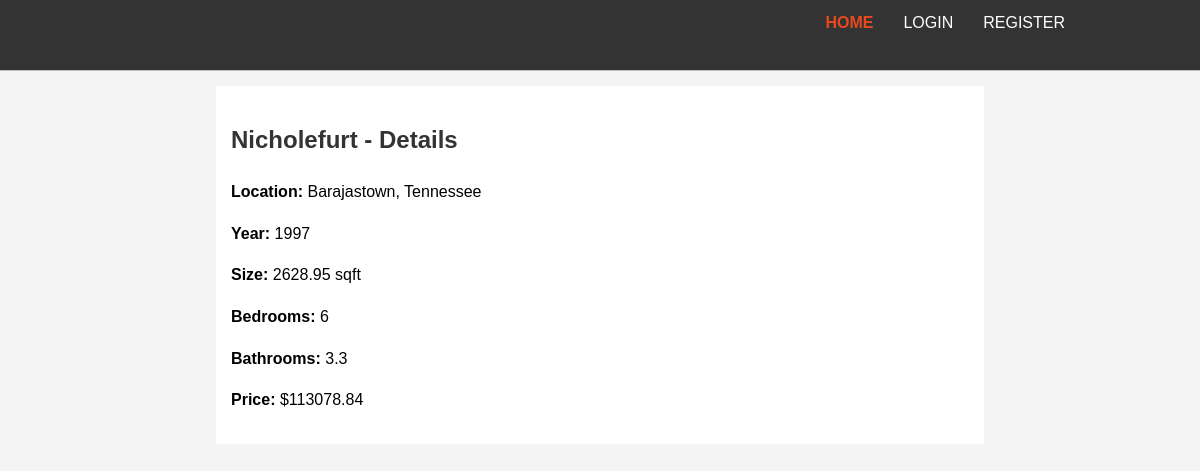
Page /property/2/ on the committed database.
### listings/models.py (models this page shows, shortened)
class Property(models.Model):
    region_name = models.CharField(max_length=100)
    region_type = models.CharField(max_length=100)
    state_name = models.CharField(max_length=100)
    city = models.CharField(max_length=100)
    metro = models.CharField(max_length=100)
    county_name = models.CharField(max_length=100)
    year = models.IntegerField()
    owner = models.ForeignKey(HouseOwner, on_delete=models.CASCADE, related_name='properties')
    size = models.DecimalField(max_digits=6, decimal_places=2)
    bedrooms = models.IntegerField()
    bathrooms = models.DecimalField(max_digits=3, decimal_places=1)
    price = models.DecimalField(max_digits=12, decimal_places=2)

### listings/views.py (the view)
# urls.py: path('property/<int:id>/', views.property_detail, name='property_detail'),
def property_detail(request, id):
    property = get_object_or_404(Property, pk=id)
    return render(request, 'listings/property_detail.html', {'property': property})

### listings/templates/listings/property_detail.html
{% extends 'base.html' %}
{% block content %}
<div class="container">
    <div class="property-detail">
        <h2>{{ property.region_name }} - Details</h2>
        <p><strong>Location:</strong> {{ property.city }}, {{ property.state_name }}</p>
        <p><strong>Year:</strong> {{ property.year }}</p>
        <p><strong>Size:</strong> {{ property.size }} sqft</p>
        <p><strong>Bedrooms:</strong> {{ property.bedrooms }}</p>
        <p><strong>Bathrooms:</strong> {{ property.bathrooms }}</p>
        <p><strong>Price:</strong> ${{ property.price }}</p>
    </div>
</div>
{% endblock %}

### static/css/style.css (style rules this page uses)
body { font-family: Arial, sans-serif; line-height: 1.6; margin: 0; padding: 0; background: #f4f4f4; }
.container { width: 80%; margin: auto; overflow: hidden; }
.property-detail { background: #ffffff; padding: 15px; margin-top: 15px; }
.property-detail h2 { color: #333; }

### rows in the picture
Property: region_name "Nicholefurt", city "Barajastown", state_name "Tennessee", year "1997", size "2628.95", bedrooms "6", bathrooms "3.3", price "113078.84"
